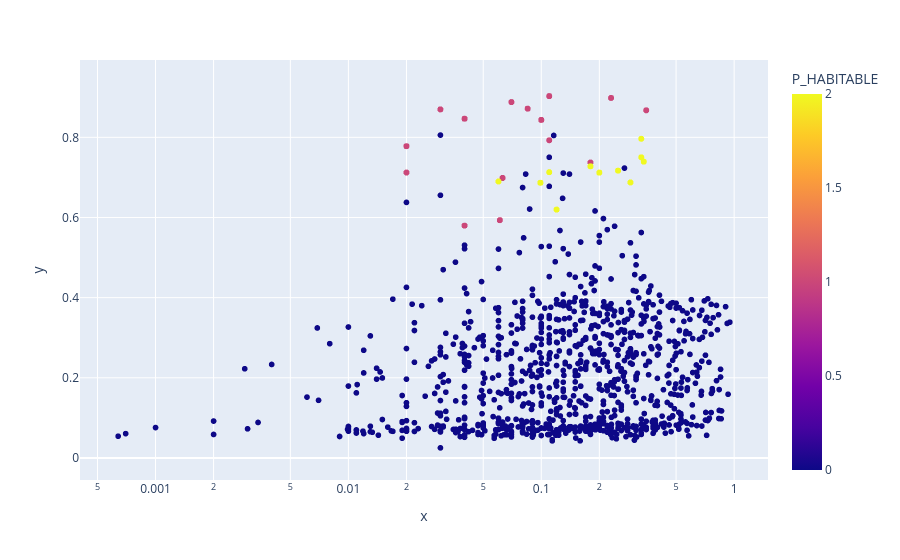

Notebook code for this chart:
### Code cell
import plotly.express as px
fig = px.scatter(oversampled, x= oversampled.P_ECCENTRICITY, y = oversampled.P_ESI, color=oversampled.P_HABITABLE, hover_name=oversampled.P_NAME, log_x=True, size_max=30)

fig.show()

### Figure 1 — Plotly figure (JSON) as saved in the notebook; plotly's stock layout.template omitted (floating-point values rounded to 4 significant figures; data arrays with more than 128 entries replaced by an {"elided": "..."} marker saying what was removed)
{"data": [{"hovertemplate": "<b>%{hovertext}</b><br><br>x=%{x}<br>y=%{y}<br>P_HABITABLE=%{marker.color}<extra></extra>", "hovertext": {"elided": "11979 str values"}, "legendgroup": "", "marker": {"color": {"elided": "11979 int values"}, "coloraxis": "coloraxis", "symbol": "circle"}, "mode": "markers", "name": "", "showlegend": false, "type": "scattergl", "x": {"elided": "11979 float values"}, "xaxis": "x", "y": {"elided": "11979 float values"}, "yaxis": "y"}], "layout": {"coloraxis": {"colorbar": {"title": {"text": "P_HABITABLE"}}, "colorscale": [[0, "#0d0887"], [0.1111, "#46039f"], [0.2222, "#7201a8"], [0.3333, "#9c179e"], [0.4444, "#bd3786"], [0.5556, "#d8576b"], [0.6667, "#ed7953"], [0.7778, "#fb9f3a"], [0.8889, "#fdca26"], [1, "#f0f921"]]}, "legend": {"tracegroupgap": 0}, "margin": {"t": 60}, "xaxis": {"anchor": "y", "domain": [0, 1], "title": {"text": "x"}, "type": "log"}, "yaxis": {"anchor": "x", "domain": [0, 1], "title": {"text": "y"}}}}
